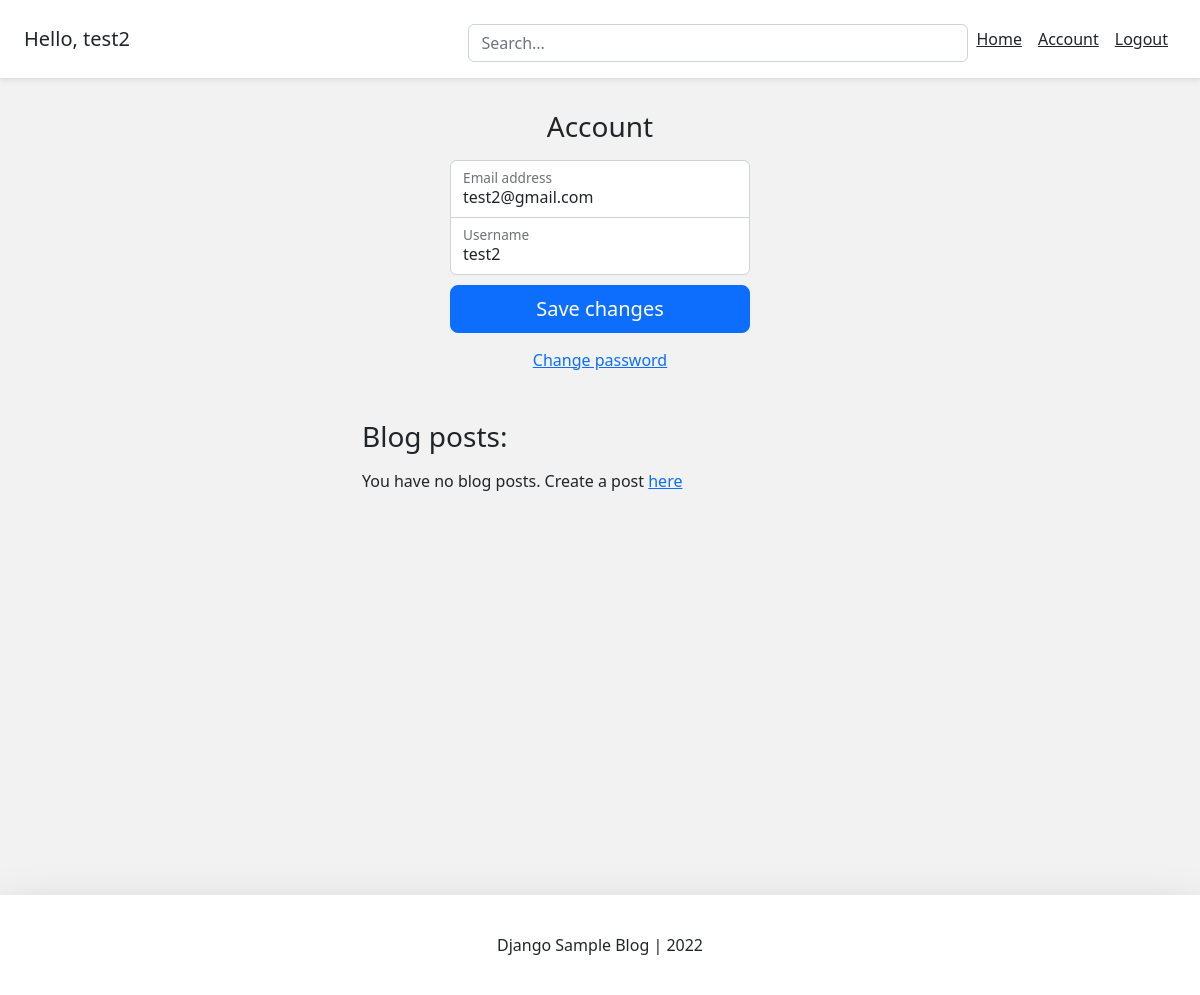
Before: /account/ (signed in) with the older database file.
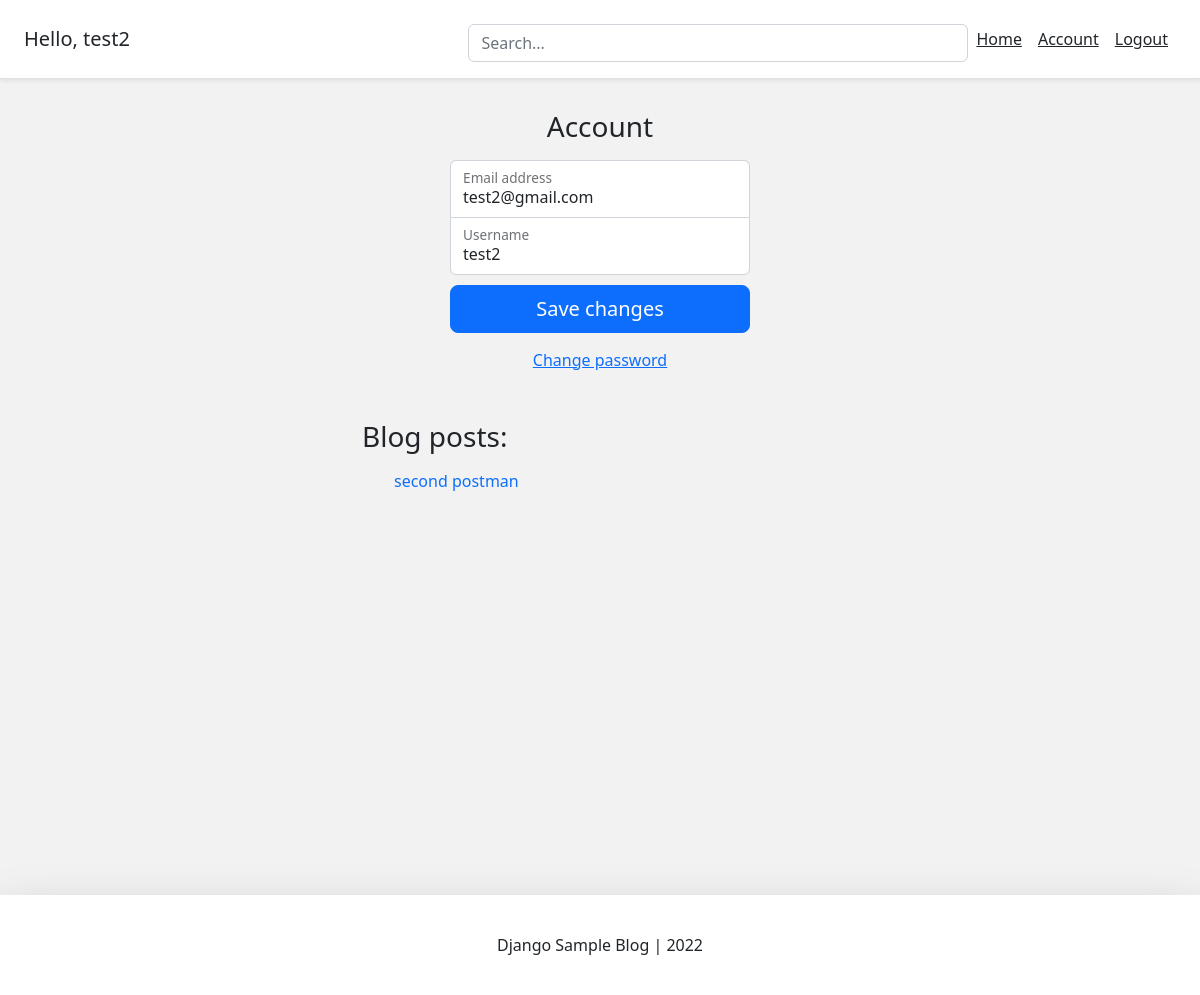
After: the same page with the newer database file.
### blog/models.py (models this page shows)
class BlogPost(models.Model):
    title = models.CharField(max_length=50, null=False, blank=False)
    body = models.TextField(max_length=5000, null=False, blank=False)
    image = models.ImageField(upload_to=upload_location, null=False, blank=False)
    date_published = models.DateTimeField(auto_now_add=True, verbose_name="date published")
    date_updated = models.DateTimeField(auto_now=True, verbose_name="date updated")
    author = models.ForeignKey(settings.AUTH_USER_MODEL, on_delete=models.CASCADE)
    slug = models.SlugField(blank=True, unique=True)
    def __str__(self):
        return self.title

### account/views.py (the view)
# urls.py: path('account/', account_view, name="account"),
def account_view(request):
    if not request.user.is_authenticated:
        return redirect('login')
    context = {}
    if request.POST:
        form = AccountUpdateForm(request.POST, instance=request.user)
        if form.is_valid():
            form.initial = {
                "email": request.POST['email'],
                "username": request.POST['username'],
            }
            form.save()
            context['success_message'] = "Updated"
    else:
        form = AccountUpdateForm(
            initial= {
                "email": request.user.email,
                "username": request.user.username,
            }
        )
    context['account_form'] = form
    blog_posts = BlogPost.objects.filter(author=request.user)
    context['blog_posts'] = blog_posts
    return render(request, 'account/account.html', context)

### account/forms.py (shortened to what this page needs)
class AccountUpdateForm(forms.ModelForm):
    class Meta:
        model = Account
        fields = ('email', 'username')

### account/templates/account/account.html (shortened to what this page needs)
{% extends 'base.html' %}
{% block content %}
<main class="form-signin w-100 m-auto">
    <form method="post">
        <h1 class="h3 mb-3 fw-normal">Account</h1>
        <div class="form-floating">
            <input type="email" name="email" class="form-control" id="floatingInput" placeholder="name@example.com"
            required autofocus value={{account_form.initial.email}}>
            <label for="floatingInput">Email address</label>
        </div>
        <div class="form-floating">
            <input type="username" name="username" class="form-control" id="floatingUsername" placeholder="Username"
            required value={{account_form.initial.username}}>
            <label for="floatingUsername">Username</label>
        </div>
        <button class="w-100 btn btn-lg btn-primary" type="submit">Save changes</button>
    </form>
</main>
<div class="d-flex flex-column">
    <a class="m-auto" href="{% url 'password_change' %}">Change password</a>
</div>
<div class="contatiner mt-4 p-4">
    <div class="row">
        <div class="blog-posts">
            <h3 class="mb-3 font-weight-normal">Blog posts:</h3>
            {% if blog_posts %}
            <ul>
                {% for post in blog_posts %}
                <a href="{% url 'blog:detail' post.slug %}" style="text-decoration: none;">
                    <li class="list-group-item">{{post}}</li>
                </a>
                {% endfor %}
            </ul>
            {% else %}
            <p>You have no blog posts. Create a post <a href="{% url 'blog:create' %}">here</a></p>
            {% endif %}
        </div>
    </div>
</div>
{% endblock content %}

Changed rows visible on the page:
added BlogPost: title "second postman"
Other visible differences:
text no longer shown: "You have no blog posts. Create a post here"
